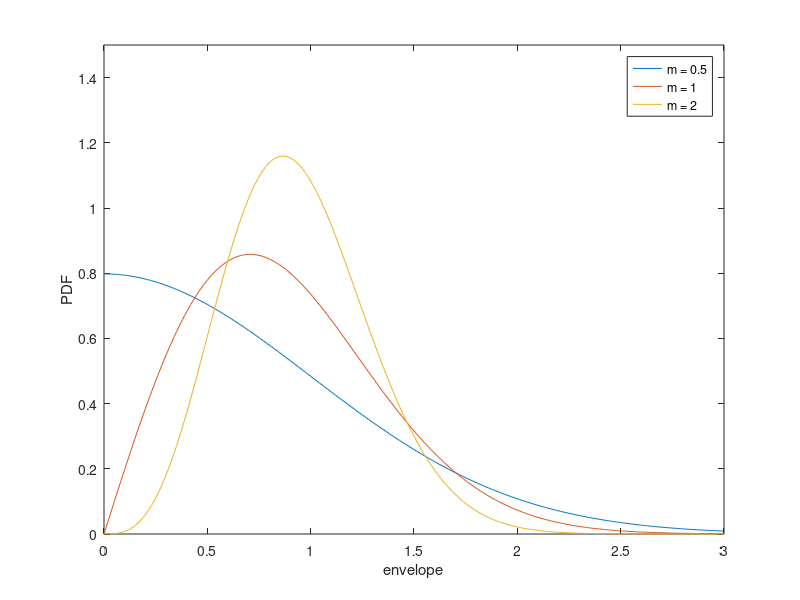

The MATLAB source for this figure:
clc
clear
close all 

% Igor Martins Rocha
% Simulation of nakagami-m fading channel

m = 1;      % Controls the format, the higher the m, the weaker the fading
w = 1;      % Controls the spreading
snr = 20;

% --------- Plotar FDP --------------------------- %
x = 0:0.01:5;

m = 0.5;
f = (2*(m^m)*x.^(2*m-1).*exp((-m/w)*x.^2))/(gamma(m)*(w^m)); % FDP
plot (x,f);
hold on;

m = 1;
f = (2*(m^m)*x.^(2*m-1).*exp((-m/w)*x.^2))/(gamma(m)*(w^m)); % FDP
plot (x,f);
hold on;

m = 2;
f = (2*(m^m)*x.^(2*m-1).*exp((-m/w)*x.^2))/(gamma(m)*(w^m)); % FDP
plot (x,f);
hold on;

legend({'m = 0.5', 'm = 1', 'm = 2'});
xlabel('envelope');
ylabel('PDF');
axis([0 3 0 1.5]);
% title('Probability Density Function');